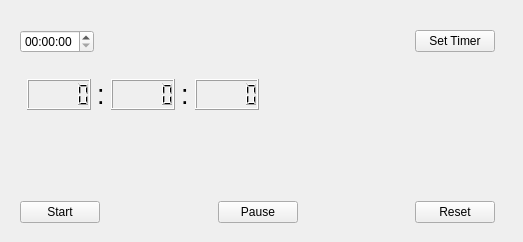
<?xml version="1.0" encoding="UTF-8"?>
<ui version="4.0">
 <class>MyTimer</class>
 <widget class="QWidget" name="MyTimer">
  <property name="geometry">
   <rect>
    <x>0</x>
    <y>0</y>
    <width>523</width>
    <height>242</height>
   </rect>
  </property>
  <property name="windowTitle">
   <string>Form</string>
  </property>
  <widget class="QWidget" name="layoutWidget">
   <property name="geometry">
    <rect>
     <x>20</x>
     <y>30</y>
     <width>475</width>
     <height>193</height>
    </rect>
   </property>
   <layout class="QVBoxLayout" name="verticalLayout_2">
    <item>
     <layout class="QHBoxLayout" name="horizontalLayout">
      <item>
       <widget class="QTimeEdit" name="timeInput">
        <property name="minimumTime">
         <time>
          <hour>0</hour>
          <minute>0</minute>
          <second>0</second>
         </time>
        </property>
        <property name="displayFormat">
         <string>HH:mm:ss</string>
        </property>
       </widget>
      </item>
      <item>
       <spacer name="horizontalSpacer_2">
        <property name="orientation">
         <enum>Qt::Horizontal</enum>
        </property>
        <property name="sizeHint" stdset="0">
         <size>
          <width>40</width>
          <height>20</height>
         </size>
        </property>
       </spacer>
      </item>
      <item>
       <widget class="QPushButton" name="setTimerButton">
        <property name="text">
         <string>Set Timer</string>
        </property>
       </widget>
      </item>
     </layout>
    </item>
    <item>
     <spacer name="horizontalSpacer_3">
      <property name="orientation">
       <enum>Qt::Horizontal</enum>
      </property>
      <property name="sizeHint" stdset="0">
       <size>
        <width>40</width>
        <height>20</height>
       </size>
      </property>
     </spacer>
    </item>
    <item>
     <layout class="QHBoxLayout" name="horizontalLayout_5">
      <item>
       <spacer name="horizontalSpacer_5">
        <property name="orientation">
         <enum>Qt::Horizontal</enum>
        </property>
       </spacer>
      </item>
      <item>
       <widget class="QLCDNumber" name="hours">
        <property name="intValue" stdset="0">
         <number>0</number>
        </property>
       </widget>
      </item>
      <item>
       <widget class="QLabel" name="label">
        <property name="font">
         <font>
          <pointsize>20</pointsize>
         </font>
        </property>
        <property name="text">
         <string>:</string>
        </property>
       </widget>
      </item>
      <item>
       <widget class="QLCDNumber" name="minutes"/>
      </item>
      <item>
       <widget class="QLabel" name="label_2">
        <property name="font">
         <font>
          <pointsize>20</pointsize>
         </font>
        </property>
        <property name="text">
         <string>:</string>
        </property>
       </widget>
      </item>
      <item>
       <widget class="QLCDNumber" name="seconds"/>
      </item>
      <item>
       <spacer name="horizontalSpacer_7">
        <property name="orientation">
         <enum>Qt::Horizontal</enum>
        </property>
        <property name="sizeHint" stdset="0">
         <size>
          <width>40</width>
          <height>20</height>
         </size>
        </property>
       </spacer>
      </item>
     </layout>
    </item>
    <item>
     <spacer name="verticalSpacer">
      <property name="orientation">
       <enum>Qt::Vertical</enum>
      </property>
      <property name="sizeHint" stdset="0">
       <size>
        <width>20</width>
        <height>40</height>
       </size>
      </property>
     </spacer>
    </item>
    <item>
     <layout class="QHBoxLayout" name="horizontalLayout_4">
      <item>
       <widget class="QPushButton" name="startButton">
        <property name="text">
         <string>Start</string>
        </property>
       </widget>
      </item>
      <item>
       <spacer name="horizontalSpacer">
        <property name="orientation">
         <enum>Qt::Horizontal</enum>
        </property>
        <property name="sizeHint" stdset="0">
         <size>
          <width>40</width>
          <height>20</height>
         </size>
        </property>
       </spacer>
      </item>
      <item>
       <widget class="QPushButton" name="pauseButton">
        <property name="text">
         <string>Pause</string>
        </property>
       </widget>
      </item>
      <item>
       <spacer name="horizontalSpacer_4">
        <property name="orientation">
         <enum>Qt::Horizontal</enum>
        </property>
        <property name="sizeHint" stdset="0">
         <size>
          <width>40</width>
          <height>20</height>
         </size>
        </property>
       </spacer>
      </item>
      <item>
       <widget class="QPushButton" name="resetButton">
        <property name="text">
         <string>Reset</string>
        </property>
       </widget>
      </item>
     </layout>
    </item>
   </layout>
  </widget>
 </widget>
 <resources/>
 <connections/>
</ui>
